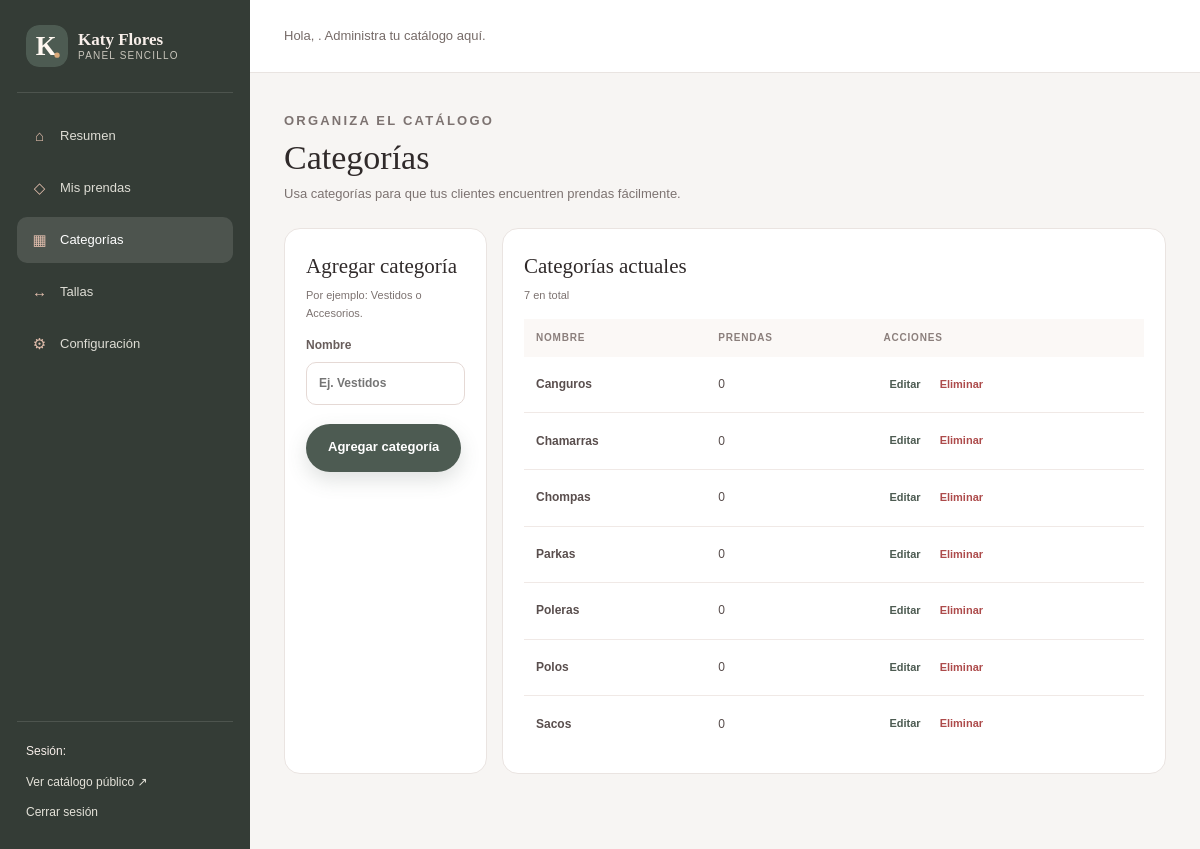
The page /admin/categorias.php (signed in) on the database its author committed.
### tables this page shows
CREATE TABLE IF NOT EXISTS categorias (
    id INT UNSIGNED NOT NULL AUTO_INCREMENT,
    nombre VARCHAR(80) NOT NULL,
    slug VARCHAR(100) NOT NULL,
    creado_en TIMESTAMP NOT NULL DEFAULT CURRENT_TIMESTAMP,
    PRIMARY KEY (id),
    UNIQUE KEY uq_categorias_nombre (nombre),
    UNIQUE KEY uq_categorias_slug (slug)
);

### includes/functions.php (called while the page is built, shortened)
<?php
function e($value)
{
    return htmlspecialchars((string) $value, ENT_QUOTES, 'UTF-8');
}
function url($path = '')
{
    $base = rtrim(APP_BASE_PATH, '/');
    $path = ltrim((string) $path, '/');
    return $base . '/' . $path;
}

### includes/bootstrap.php (called while the page is built, shortened)
<?php
require_once __DIR__ . '/functions.php';
function db()
{
    static $pdo = null;
    if ($pdo === null) {
        $dsn = 'mysql:host=' . DB_HOST . ';dbname=' . DB_NAME . ';charset=utf8mb4';
        $pdo = new PDO($dsn, DB_USER, DB_PASS, array(
            PDO::ATTR_ERRMODE => PDO::ERRMODE_EXCEPTION,
            PDO::ATTR_DEFAULT_FETCH_MODE => PDO::FETCH_ASSOC,
            PDO::ATTR_EMULATE_PREPARES => false
        ));
    }
    return $pdo;
}

### admin/categorias.php (the view, shortened to what this page needs)
<?php
require_once __DIR__ . '/../includes/bootstrap.php';
$edit = null;
$categories = db()->query('SELECT c.id, c.nombre, COUNT(p.id) AS prendas FROM categorias c LEFT JOIN productos p ON p.categoria_id = c.id GROUP BY c.id ORDER BY c.nombre')->fetchAll();
$adminTitle = 'Categorías'; $activePage = 'categorias';
require __DIR__ . '/header.php';
?>
<div class="admin-page-heading"><div><p class="eyebrow">Organiza el catálogo</p><h1>Categorías</h1><p>Usa categorías para que tus clientes encuentren prendas fácilmente.</p></div></div>
<div class="admin-form-grid">
    <section class="admin-panel"><div class="admin-panel-heading"><div><h2><?= $edit ? 'Editar categoría' : 'Agregar categoría' ?></h2><p><?= $edit ? 'Cambia el nombre de esta categoría.' : 'Por ejemplo: Vestidos o Accesorios.' ?></p></div></div>
        <form class="admin-form" method="post" action="<?= e(url('admin/categorias.php' . ($edit ? '?editar=' . (int) $edit['id'] : ''))) ?>"><label>Nombre<input type="text" name="nombre" maxlength="80" required placeholder="Ej. Vestidos" value="<?= e($edit ? $edit['nombre'] : '') ?>"></label><div class="form-actions"><button class="button button-primary" type="submit"><?= $edit ? 'Guardar cambios' : 'Agregar categoría' ?></button></div></form>
    </section>
    <section class="admin-panel"><div class="admin-panel-heading"><div><h2>Categorías actuales</h2><p><?= count($categories) ?> en total</p></div></div>
        <div class="admin-table-wrap"><table class="admin-table"><thead><tr><th>Nombre</th><th>Prendas</th><th>Acciones</th></tr></thead><tbody><?php foreach ($categories as $category): ?><tr><td><strong><?= e($category['nombre']) ?></strong></td><td><?= (int) $category['prendas'] ?></td><td><div class="table-actions"><a class="small-action" href="<?= e(url('admin/categorias.php?editar=' . (int) $category['id'])) ?>">Editar</a><form class="inline-form" method="post" action="<?= e(url('admin/categorias.php')) ?>" onsubmit="return confirm('¿Eliminar esta categoría? Solo se puede eliminar si no tiene prendas asignadas.');"><?= csrf_field() ?><input type="hidden" name="action" value="delete"><input type="hidden" name="id" value="<?= (int) $category['id'] ?>"><button class="small-action danger" type="submit">Eliminar</button></form></div></td></tr><?php endforeach; ?></tbody></table></div>
    </section>
</div>
<?php require __DIR__ . '/footer.php'; ?>

### admin/header.php (shortened to what this page needs)
<?php
$activePage = isset($activePage) ? $activePage : '';
$adminName = isset($_SESSION['admin_name']) ? $_SESSION['admin_name'] : 'Administración';
?><!doctype html><html lang="es"><head><link rel="stylesheet" href="<?= e(url('assets/css/style.css')) ?>"></head><body class="admin-body">
<div class="admin-shell">
    <aside class="admin-sidebar">
        <a class="admin-brand" href="<?= e(url('admin/dashboard.php')) ?>"><img src="<?= e(url('assets/img/logo.svg')) ?>" alt=""><span><strong>Katy Flores</strong><small>Panel sencillo</small></span></a>
        <nav class="admin-nav" aria-label="Administración">
            <a class="<?= $activePage === 'dashboard' ? 'active' : '' ?>" href="<?= e(url('admin/dashboard.php')) ?>"><span class="nav-icon">⌂</span>Resumen</a>
            <a class="<?= $activePage === 'productos' ? 'active' : '' ?>" href="<?= e(url('admin/productos.php')) ?>"><span class="nav-icon">◇</span>Mis prendas</a>
            <a class="<?= $activePage === 'categorias' ? 'active' : '' ?>" href="<?= e(url('admin/categorias.php')) ?>"><span class="nav-icon">▦</span>Categorías</a>
            <a class="<?= $activePage === 'tallas' ? 'active' : '' ?>" href="<?= e(url('admin/tallas.php')) ?>"><span class="nav-icon">↔</span>Tallas</a>
            <a class="<?= $activePage === 'configuracion' ? 'active' : '' ?>" href="<?= e(url('admin/configuracion.php')) ?>"><span class="nav-icon">⚙</span>Configuración</a>
        </nav>
        <div class="admin-sidebar-bottom"><span>Sesión: <?= e($adminName) ?></span><a href="<?= e(url('index.php')) ?>" target="_blank" rel="noopener">Ver catálogo público ↗</a><a href="<?= e(url('admin/cerrar_sesion.php')) ?>">Cerrar sesión</a></div>
    </aside>
    <div class="admin-main">
        <header class="admin-topbar"><button class="mobile-sidebar-toggle" type="button" aria-label="Abrir menú">☰</button><span>Hola, <strong><?= e($adminName) ?></strong>. Administra tu catálogo aquí.</span></header>
        <main class="admin-content">

### admin/footer.php
        </main>
    </div>
</div><script src="<?= e(url('assets/js/app.js')) ?>" defer></script></body></html>

### assets/css/style.css (style rules this page uses)
:root { --wine:#4d5b52;--wine-dark:#333c36;--rose:#eae8df;--rose-deep:#d4d0c5;--cream:#f7f6f2;--sand:#e9e5db;--ink:#302a2a;--muted:#7d7371;--olive:#657357;--line:#e9e0dc;--white:#fff;--shadow:0 18px 55px rgba(74,42,45,.09);--radius:22px }
* { box-sizing:border-box }
html { scroll-behavior:smooth }
body { margin:0;background:var(--cream);color:var(--ink);font-family:Arial,Helvetica,sans-serif;line-height:1.6 }
img { max-width:100%;display:block }
a { color:inherit;text-decoration:none }
button,input,select,textarea { font:inherit }
.hero-kicker,.eyebrow { font-size:11px;text-transform:uppercase;letter-spacing:.17em;font-weight:bold;color:var(--wine);margin:0 0 12px }
.button { display:inline-flex;min-height:48px;align-items:center;justify-content:center;gap:12px;padding:12px 21px;border:1px solid transparent;border-radius:999px;font-size:13px;font-weight:bold;cursor:pointer;transition:transform .2s,box-shadow .2s,background .2s }
.button-primary { background:var(--wine);color:#fff;box-shadow:0 8px 20px rgba(77,91,82,.18) }
.field input,.field select,.admin-form input,.admin-form select,.admin-form textarea,.login-card input { width:100%;border:1px solid #e5d9d5;border-radius:10px;background:#fff;padding:11px 12px;color:var(--ink);outline:none;min-height:43px }
.admin-body { background:#f7f5f3 }
.admin-shell { min-height:100vh;display:grid;grid-template-columns:250px 1fr }
.admin-sidebar { background:#343c36;color:#f8efea;padding:25px 17px;display:flex;flex-direction:column }
.admin-brand { display:flex;align-items:center;gap:10px;padding:0 9px 25px;border-bottom:1px solid rgba(255,255,255,.12) }
.admin-brand img { width:42px;height:42px;border-radius:13px }
.admin-brand span { display:flex;flex-direction:column;line-height:1.25 }
.admin-brand strong { font-family:Georgia,serif;font-size:17px }
.admin-brand small { font-size:10px;color:#c8c5bb;letter-spacing:.12em;text-transform:uppercase }
.admin-nav { padding-top:20px;display:grid;gap:6px }
.admin-nav a { padding:11px 13px;border-radius:10px;color:#deddd5;font-size:13px;display:flex;align-items:center;gap:11px }
.admin-nav a:hover,.admin-nav a.active { background:rgba(255,255,255,.12);color:white }
.admin-nav .nav-icon { width:19px;text-align:center;color:#e3bfae;font-size:15px }
.admin-sidebar-bottom { margin-top:auto;padding:20px 9px 2px;border-top:1px solid rgba(255,255,255,.12);display:grid;gap:11px;font-size:12px }
.admin-sidebar-bottom a { color:#e4e2d9 }
.admin-main { min-width:0 }
.admin-topbar { height:73px;background:#fff;border-bottom:1px solid #e9e4e1;display:flex;align-items:center;justify-content:space-between;padding:0 34px }
.admin-topbar span { font-size:13px;color:#766b68 }
.admin-content { padding:31px 34px 55px;max-width:1360px;margin:auto }
.admin-page-heading { display:flex;align-items:end;justify-content:space-between;gap:20px;margin-bottom:23px }
.admin-page-heading .eyebrow { margin-bottom:6px }
.admin-page-heading h1 { font-family:Georgia,serif;font-size:34px;font-weight:400;margin:0;line-height:1.15 }
.admin-page-heading p { font-size:13px;color:var(--muted);margin:7px 0 0 }
.admin-panel { background:white;border:1px solid #eae4e1;border-radius:16px;padding:21px;margin-bottom:20px }
.admin-panel-heading { display:flex;justify-content:space-between;align-items:center;gap:16px;margin-bottom:14px }
.admin-panel-heading h2 { font-family:Georgia,serif;font-weight:400;font-size:21px;margin:0 }
.admin-panel-heading p { margin:4px 0 0;font-size:11px;color:var(--muted) }
.admin-table-wrap { overflow-x:auto }
.admin-table { width:100%;border-collapse:collapse;min-width:620px }
.admin-table th { text-align:left;font-size:10px;text-transform:uppercase;letter-spacing:.08em;color:#8b7f7c;background:#fbf8f6;padding:11px 12px }
.admin-table td { padding:13px 12px;border-bottom:1px solid #f0e9e6;font-size:12px;color:#594e4d }
.admin-table tr:last-child td { border-bottom:0 }
.table-actions { display:flex;gap:7px;align-items:center }
.small-action { border:0;background:transparent;color:var(--wine);font-weight:bold;font-size:11px;cursor:pointer;padding:6px }
.small-action.danger { color:#ad4b4b }
.inline-form { display:inline }
.admin-form { display:grid;gap:16px }
.admin-form-grid { display:grid;grid-template-columns:1fr 1fr;gap:15px }
.admin-form label,.login-card label { display:flex;flex-direction:column;gap:6px;font-size:12px;color:#685d5b;font-weight:bold }
.form-actions { display:flex;gap:10px;align-items:center;margin-top:3px }

### rows shown on the page
categorias: nombre "Canguros", prendas "0"
categorias: nombre "Chamarras", prendas "0"
categorias: nombre "Chompas", prendas "0"
categorias: nombre "Parkas", prendas "0"
categorias: nombre "Poleras", prendas "0"
categorias: nombre "Polos", prendas "0"
categorias: nombre "Sacos", prendas "0"

### other values the page prints
count($categories) "7"
